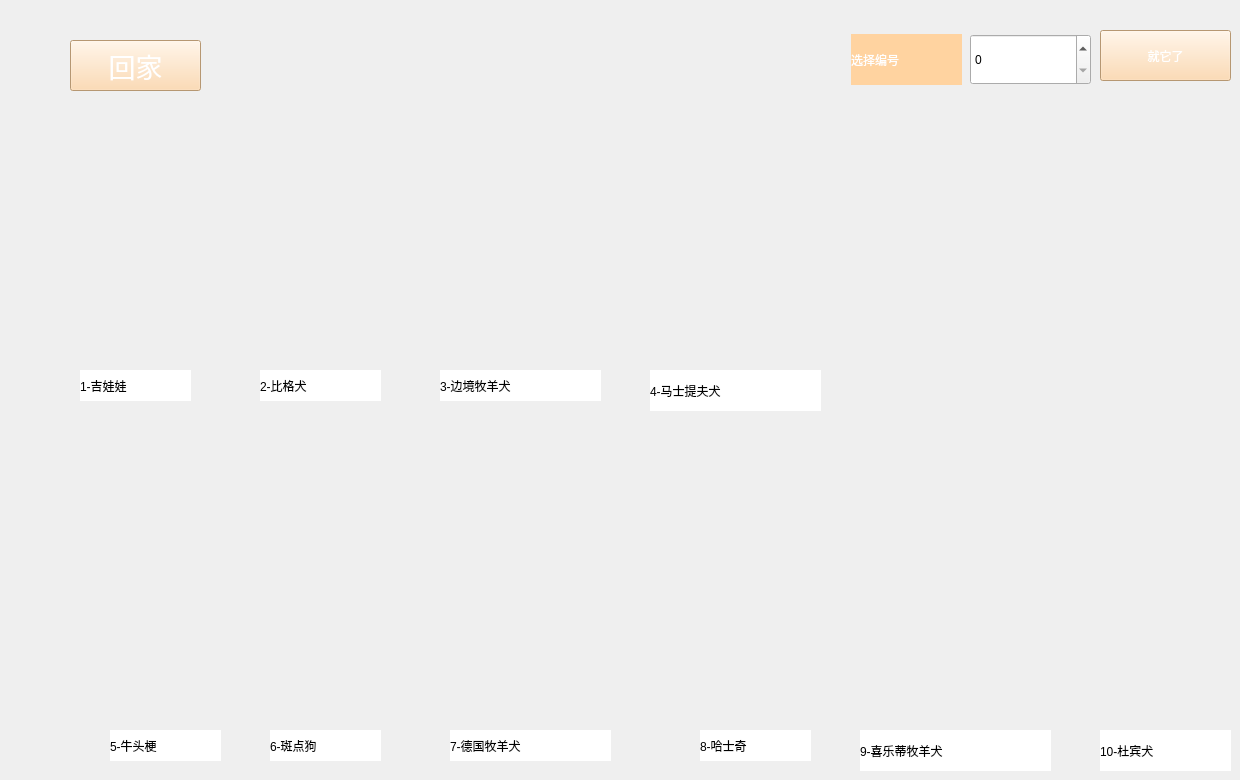
     <widget class="QWidget" name="NewMember">
      <property name="styleSheet">
       <string notr="true">background-image: url(:/dog/img/newmember.png);</string>
      </property>
      <widget class="QPushButton" name="pushButton_home">
       <property name="geometry">
        <rect>
         <x>70</x>
         <y>40</y>
         <width>131</width>
         <height>51</height>
        </rect>
       </property>
       <property name="font">
        <font>
         <family>华文琥珀</family>
         <pointsize>20</pointsize>
         <weight>50</weight>
         <italic>false</italic>
         <bold>false</bold>
        </font>
       </property>
       <property name="styleSheet">
        <string notr="true">background-color: rgb(255, 211, 160);
font: 20pt &quot;华文琥珀&quot;;
background-image: url(:/main/img/store.png);
color:white;</string>
       </property>
       <property name="text">
        <string>回家</string>
       </property>
      </widget>
      <widget class="QLabel" name="Chihuahua">
       <property name="geometry">
        <rect>
         <x>80</x>
         <y>370</y>
         <width>111</width>
         <height>31</height>
        </rect>
       </property>
       <property name="toolTip">
        <string>吉娃娃聪颖、活泼、黏人，行动警惕，十分勇敢。</string>
       </property>
       <property name="toolTipDuration">
        <number>5000</number>
       </property>
       <property name="styleSheet">
        <string notr="true">background-color:white;
font: 16pt &quot;华文琥珀&quot;;
color:black;</string>
       </property>
       <property name="text">
        <string>1-吉娃娃</string>
       </property>
       <property name="textInteractionFlags">
        <set>Qt::NoTextInteraction</set>
       </property>
      </widget>
      <widget class="QLabel" name="beagles">
       <property name="geometry">
        <rect>
         <x>260</x>
         <y>370</y>
         <width>121</width>
         <height>31</height>
        </rect>
       </property>
       <property name="toolTip">
        <string>比格犬的性格温顺，忠诚认主，头脑聪明，学习能力强。</string>
       </property>
       <property name="toolTipDuration">
        <number>5000</number>
       </property>
       <property name="styleSheet">
        <string notr="true">background-color:white;
font: 16pt &quot;华文琥珀&quot;;
color:black;</string>
       </property>
       <property name="text">
        <string>2-比格犬</string>
       </property>
      </widget>
      <widget class="QLabel" name="boderCollie">
       <property name="geometry">
        <rect>
         <x>440</x>
         <y>370</y>
         <width>161</width>
         <height>31</height>
        </rect>
       </property>
       <property name="toolTip">
        <string>边牧性情很温和，容忍性好,警惕性高,热情,服从性高。</string>
       </property>
       <property name="toolTipDuration">
        <number>5000</number>
       </property>
       <property name="styleSheet">
        <string notr="true">background-color:white;
font: 16pt &quot;华文琥珀&quot;;
color:black;</string>
       </property>
       <property name="text">
        <string>3-边境牧羊犬</string>
       </property>
      </widget>
      <widget class="QLabel" name="masstiff">
       <property name="geometry">
        <rect>
         <x>650</x>
         <y>370</y>
         <width>171</width>
         <height>41</height>
        </rect>
       </property>
       <property name="toolTip">
        <string>马士提夫犬性格沉稳、和善、忠实,活力充沛,具有强烈的攻击性。</string>
       </property>
       <property name="toolTipDuration">
        <number>5000</number>
       </property>
       <property name="styleSheet">
        <string notr="true">background-color:white;
font: 16pt &quot;华文琥珀&quot;;
color:black;</string>
       </property>
       <property name="text">
        <string>4-马士提夫犬</string>
       </property>
      </widget>
      <widget class="QLabel" name="bullTerrier">
       <property name="geometry">
        <rect>
         <x>110</x>
         <y>730</y>
         <width>111</width>
         <height>31</height>
        </rect>
       </property>
       <property name="toolTip">
        <string>牛头梗看起来很凶，但对人友好，十分忠诚。</string>
       </property>
       <property name="toolTipDuration">
        <number>5000</number>
       </property>
       <property name="styleSheet">
        <string notr="true">background-color:white;
font: 16pt &quot;华文琥珀&quot;;
color:black;</string>
       </property>
       <property name="text">
        <string>5-牛头梗</string>
       </property>
      </widget>
      <widget class="QLabel" name="Dalmatians">
       <property name="geometry">
        <rect>
         <x>270</x>
         <y>730</y>
         <width>111</width>
         <height>31</height>
        </rect>
       </property>
       <property name="toolTip">
        <string>斑点狗性格很温顺，对主人忠诚，肌肉强壮，充满活力。</string>
       </property>
       <property name="toolTipDuration">
        <number>5000</number>
       </property>
       <property name="styleSheet">
        <string notr="true">background-color:white;
font: 16pt &quot;华文琥珀&quot;;
color:black;</string>
       </property>
       <property name="text">
        <string>6-斑点狗</string>
       </property>
      </widget>
      <widget class="QLabel" name="german">
       <property name="geometry">
        <rect>
         <x>450</x>
         <y>730</y>
         <width>161</width>
         <height>31</height>
        </rect>
       </property>
       <property name="toolTip">
        <string>德牧犬极其温顺善良，自信开朗，自控力强，敏捷，聪明好斗。</string>
       </property>
       <property name="toolTipDuration">
        <number>5000</number>
       </property>
       <property name="styleSheet">
        <string notr="true">background-color:white;
font: 16pt &quot;华文琥珀&quot;;
color:black;</string>
       </property>
       <property name="text">
        <string>7-德国牧羊犬</string>
       </property>
      </widget>
      <widget class="QLabel" name="husky">
       <property name="geometry">
        <rect>
         <x>700</x>
         <y>730</y>
         <width>111</width>
         <height>31</height>
        </rect>
       </property>
       <property name="toolTip">
        <string>哈士奇好动，精力旺盛，对任何人都温顺，看家能力基本为零。</string>
       </property>
       <property name="toolTipDuration">
        <number>5000</number>
       </property>
       <property name="styleSheet">
        <string notr="true">background-color:white;
font: 16pt &quot;华文琥珀&quot;;
color:black;</string>
       </property>
       <property name="text">
        <string>8-哈士奇</string>
       </property>
      </widget>
      <widget class="QLabel" name="shetland">
       <property name="geometry">
        <rect>
         <x>860</x>
         <y>730</y>
         <width>191</width>
         <height>41</height>
        </rect>
       </property>
       <property name="toolTip">
        <string>喜乐蒂犬聪明伶俐，活泼好动，忠于主人，但对陌生人存有戒心，警觉性高</string>
       </property>
       <property name="toolTipDuration">
        <number>5000</number>
       </property>
       <property name="styleSheet">
        <string notr="true">background-color:white;
font: 16pt &quot;华文琥珀&quot;;
color:black;</string>
       </property>
       <property name="text">
        <string>9-喜乐蒂牧羊犬</string>
       </property>
      </widget>
      <widget class="QLabel" name="doberman">
       <property name="geometry">
        <rect>
         <x>1100</x>
         <y>730</y>
         <width>131</width>
         <height>41</height>
        </rect>
       </property>
       <property name="toolTip">
        <string>杜宾犬是天生的警卫犬，性格胆大，聪明机敏，警惕坚定，忠诚且勇敢。</string>
       </property>
       <property name="toolTipDuration">
        <number>5000</number>
       </property>
       <property name="styleSheet">
        <string notr="true">background-color:white;
font: 16pt &quot;华文琥珀&quot;;
color:black;</string>
       </property>
       <property name="text">
        <string>10-杜宾犬</string>
       </property>
      </widget>
      <widget class="QPushButton" name="pushButton_adopt">
       <property name="geometry">
        <rect>
         <x>1100</x>
         <y>30</y>
         <width>131</width>
         <height>51</height>
        </rect>
       </property>
       <property name="styleSheet">
        <string notr="true">background-color: rgb(255, 211, 160);
font: 20pt &quot;华文琥珀&quot;;
background-image: url(:/main/img/store.png);
color:white;</string>
       </property>
       <property name="text">
        <string>就它了</string>
       </property>
      </widget>
      <widget class="QSpinBox" name="spinBox_which">
       <property name="geometry">
        <rect>
         <x>970</x>
         <y>34</y>
         <width>121</width>
         <height>51</height>
        </rect>
       </property>
      </widget>
      <widget class="QLabel" name="label">
       <property name="geometry">
        <rect>
         <x>851</x>
         <y>34</y>
         <width>111</width>
         <height>51</height>
        </rect>
       </property>
       <property name="styleSheet">
        <string notr="true">background-color: rgb(255, 211, 160);
font: 20pt &quot;华文琥珀&quot;;
background-image: url(:/main/img/store.png);
color:white;</string>
       </property>
       <property name="text">
        <string>选择编号</string>
       </property>
      </widget>
     </widget>
